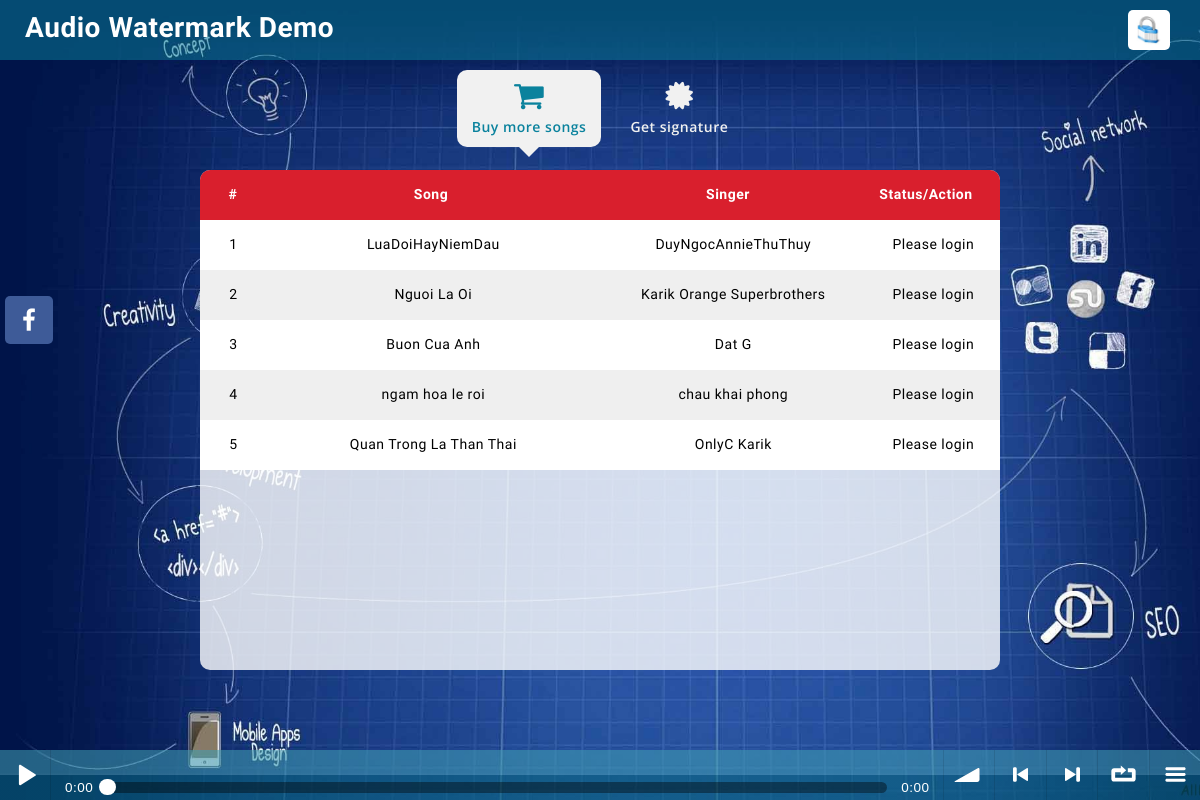
Before: / with the older database file.
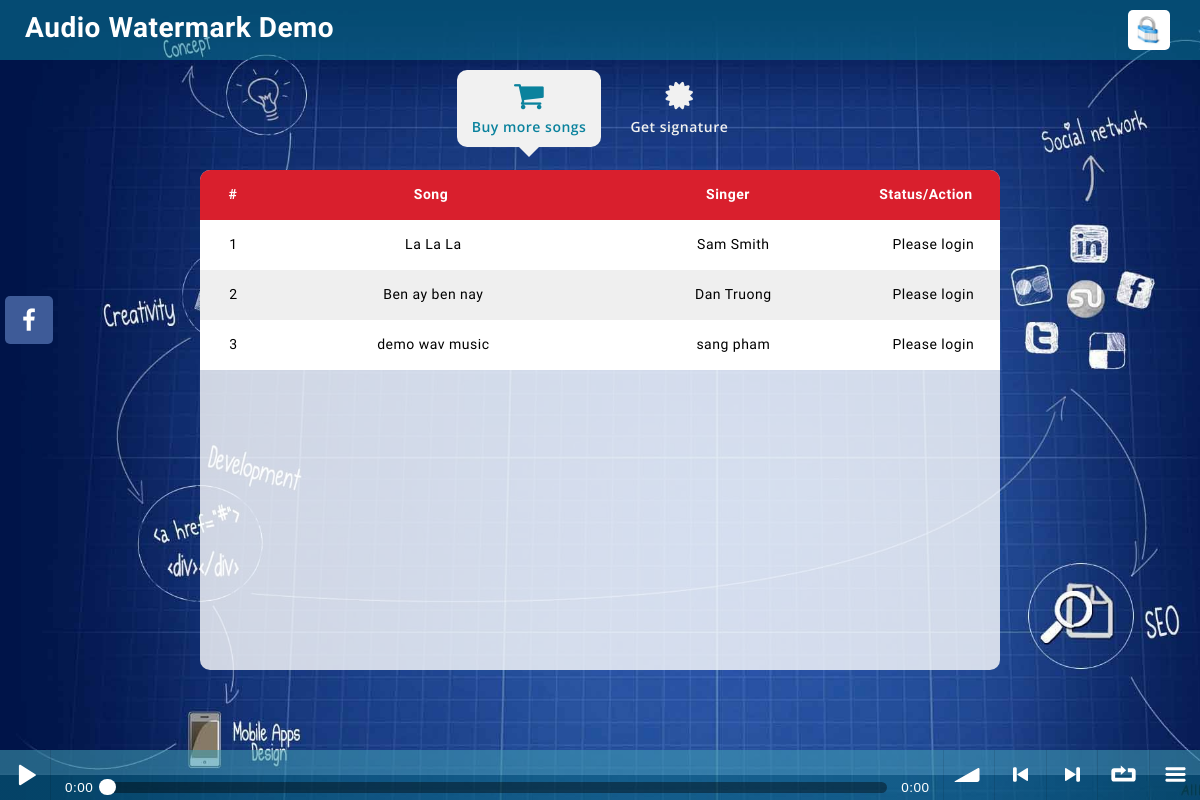
After: the same page with the newer database file.
### tables this page shows
CREATE TABLE `siteinfo` (
  `companyname` varchar(128) NOT NULL,
  `slogan` varchar(256) DEFAULT NULL,
  `seokeywords` varchar(128) DEFAULT NULL,
  `seodescription` varchar(256) DEFAULT NULL,
  `facebook` varchar(128) DEFAULT NULL,
  `logo` varchar(32) NOT NULL,
  `copyright` varchar(128) NOT NULL,
  `copyright_ln2` varchar(128) DEFAULT NULL
);

CREATE TABLE `multimedia` (
  `id` varchar(64) NOT NULL,
  `parentid` varchar(64) DEFAULT NULL,
  `song` varchar(256) DEFAULT NULL,
  `singer` varchar(128) DEFAULT NULL,
  `url` varchar(256) NOT NULL,
  `type` varchar(32) NOT NULL,
  `owner` varchar(32) NOT NULL
);

### index.php (the view, shortened to what this page needs)
<!DOCTYPE html>
<html>
	<?php
		include "connectdb.php";
		$qr = $conn->prepare("select siteinfo.companyname as companyname, siteinfo.slogan as slogan, siteinfo.seokeywords as seokeywords, siteinfo.seodescription as seodescription, siteinfo.facebook as facebook, multimedia.url as logo, siteinfo.copyright as copyright, siteinfo.copyright_ln2 as copyright_ln2 from siteinfo, multimedia where siteinfo.logo = multimedia.id limit 1;");
		$qr->execute();
		$rs_siteinfo = $qr->fetch();
		$qr = $conn->prepare("select id, song, singer from multimedia where type = 'music' and owner = 'administrator';");
		$qr->execute();
		$rs_allsongs = $qr->fetchAll();
	?>
	<head>
		<link rel="stylesheet" href="https://maxcdn.bootstrapcdn.com/bootstrap/3.3.7/css/bootstrap.min.css" />
		<link rel="stylesheet" href="https://cdnjs.cloudflare.com/ajax/libs/font-awesome/4.7.0/css/font-awesome.min.css" />
		<link rel="stylesheet" href="animate.css" />
		<link rel="stylesheet" href="soundmanager2/css/bar-ui.css">
		<link rel="stylesheet" href="style.css" />
	</head>
	<body>
		<section class="navbar">
		    <div class="container">
				<div class="navbar-header">
					<a class="navbar-brand navbar-brand-image" href="/audio" title="<?php echo ($rs_siteinfo['companyname']); ?>"><?php echo ($rs_siteinfo['companyname']); ?></a>
				</div>
				<?php
					if (isset($_SESSION['user'])){
						echo "<a id=\"goto-login\" href=\"logout.php\" title=\"Sign out\"><img src=\"picture/goto-login.png\"/></a>";
						echo "<p id=\"username\">Good day, " . $_SESSION['user'] . "!</p>";
					}
					else{
						echo "<a id=\"goto-login\" href=\"login.php\" title=\"Sign in\"><img src=\"picture/goto-login.png\"/></a>";
					}
				?>
		    </div>
		</section>
		<section class="mainbar">
		    <div class="container">
		      	<ul class="nav mainbar-list wow fadeInDown" data-wow-duration="0.5s">
		        	<li id="buy-more-song" class="active">
		          		<a class="highlight" href="#buymoresong" title="Buy more songs">
		            		<i class="fa fa-shopping-cart"></i> Buy more songs
		          		</a>
		       		</li>
		       		<li id="get-signature">
		          		<a href="#getsignature" title="Get signature">
		            		<i class="fa fa-certificate"></i> Get signature
		          		</a>
		       		</li>
		      </ul>
		    </div>
		</section>
		<div class="mycontent">
			<table class="songstable">
				<thead>
					<tr>
						<th class="col-xs-1">#</th>
						<th class="col-xs-5">Song</th>
						<th class="col-xs-4">Singer</th>
						<th class="col-xs-2">Status/Action</th>
					</tr>
				</thead>
				<tbody class="songstable_scrollbar">
					<?php
						$i = 1;
						foreach ($rs_allsongs as $key => $value) {
							echo "<tr class=\"" . ($i % 2 ? "odd" : "even") . "\">
									<td class=\"col-xs-1\">" . $i . "</td>
									<td class=\"col-xs-5\">" . $value['song'] . "</td>
									<td class=\"col-xs-4\">" . $value['singer'] . "</td>
									<td class=\"col-xs-2\">";
							if (isset($_SESSION['user'])){
								$qr = $conn->prepare("select id from multimedia where type = 'music' and owner = '" . $_SESSION['user'] .  "' and parentid = '" . $value['id'] . "' limit 1;");
								$qr->execute();
								$rs_isLicenced = $qr->fetch();
								if ($rs_isLicenced['id'] == ""){
									echo "<button id=\"" . $value['id'] . "\" class=\"btn btn-danger btn-mini btnbuysong\"><i class=\"fa fa-shopping-cart\"></i></button>";
								}
								else{
									echo "Licenced";
								}
							}
							else{
								echo "Please login";
							}
							echo "	</td>
								</tr>";
							$i++;
						}
					?>
				</tbody>
			</table>
		</div>
		<div class="sm2-bar-ui full-width fixed">
 			<div class="bd sm2-main-controls">
				<div class="sm2-inline-gradient"></div>
  				<div class="sm2-inline-element sm2-button-element">
					<div class="sm2-button-bd">
						<a href="#play" class="sm2-inline-button sm2-icon-play-pause">Play / pause</a>
					</div>
  				</div>
  				<div class="sm2-inline-element sm2-inline-status">
					<div class="sm2-playlist">
						<div class="sm2-playlist-target">
						</div>
					</div>
					<div class="sm2-progress">
						<div class="sm2-row">
							<div class="sm2-inline-time">0:00</div>
							<div class="sm2-progress-bd">
								<div class="sm2-progress-track">
									<div class="sm2-progress-ball"><div class="icon-overlay"></div></div>
								</div>
							</div>
							<div class="sm2-inline-duration">0:00</div>
						</div>
					</div>
				</div>
				<div class="sm2-inline-element sm2-button-element sm2-volume">
					<div class="sm2-button-bd">
						<a href="#volume" class="sm2-inline-button sm2-volume-control">volume</a>
					</div>
				</div>
				<div class="sm2-inline-element sm2-button-element">
					<div class="sm2-button-bd">
						<a href="#prev" title="Previous" class="sm2-inline-button sm2-icon-previous">&lt; previous</a>
					</div>
				</div>
				<div class="sm2-inline-element sm2-button-element">
					<div class="sm2-button-bd">
						<a href="#next" title="Next" class="sm2-inline-button sm2-icon-next">&gt; next</a>
					</div>
				</div>
				<div class="sm2-inline-element sm2-button-element">
					<div class="sm2-button-bd">
						<a href="#repeat" title="Repeat playlist" class="sm2-inline-button sm2-icon-repeat">&infin; repeat</a>
					</div>
				</div>
				<div class="sm2-inline-element sm2-button-element sm2-menu">
					<div class="sm2-button-bd">
						<a href="#menu" class="sm2-inline-button sm2-icon-menu">menu</a>
					</div>
				</div>
			</div>
		</div>
	  	<div class="social-bar">
		    <a target="_blank" href="<?php echo ($rs_siteinfo['facebook']); ?>" title="Visit my Facebook" class="social-bar-facebook"><i class="fa fa-facebook"></i></a>
	  	</div>
	</body>
</html>

### style.css (style rules this page uses)
html, body { height: 100%; font-family: 'Roboto Condensed', sans-serif; font-size:14px; color: #333; letter-spacing: 0.5px; }
body { background: url("picture/bg-body.jpg") fixed no-repeat; background-size: cover; }
a { text-decoration: none; }
.navbar { position: fixed; z-index: 1001; top: 0px; left: 0px; margin: 0px; width: 100%; height: 60px; min-height: 60px; background: rgba(10, 130, 157, 0.5); background-size: cover; background-repeat: none; border-radius: 0px; border: none; }
.navbar .container { height: 100%; }
.navbar-header { float: left; height: 100%; margin: 0px; padding: 0px; }
.navbar-brand { height: 100%; margin: 0px; margin-top: 18px; padding: 0px; padding-left: 10px; font-family: 'Oregano', cursive; font-size: 28px; font-weight: 600; color: #fff; white-space: nowrap; }
#goto-login { float: right; margin: 0px; margin-top: 10px; padding: 5px; background-color: #FFF; border-radius: 5px; overflow: hidden; }
#goto-login img { height: 30px; margin: 0px; margin-right: 2.5px; }
.mainbar { position: fixed; top: 60px; left: 0px; margin: 0px; padding: 0px; width: 100%; height: auto; text-align: center; }
.mainbar-list { padding: 10px; padding-bottom: 20px; }
.mainbar-list li { height: 100%; min-width: 100px; margin: 0px 5px; display: inline-block; }
.mainbar-list li a { display: block; font-family: 'Open Sans', Verdana, Helvetica, sans-serif; font-weight: 600; transition: all 0.1s ease; -webkit-transition: all 0.1s ease; -moz-transition: all 0.1s ease; -o-transition: all 0.1s ease; }
.mainbar-list li:not(.active) a { color: #f1f1f1; }
.mainbar-list li.active a { background-color: #f1f1f1; border-radius: 10px; color: #0a829d; }
.mainbar-list li.active a:after { position: absolute; top: 100%; left: 50%; margin-left: -10px; border-left: 10px solid transparent; border-right: 10px solid transparent; border-top: 10px solid transparent; border-top-color: #f1f1f1; content: ''; display: inline-block; }
.mainbar-list a i { display: block; margin-bottom: 5px; font-size: 32px; }
.highlight { -webkit-animation: colorchange 10s infinite alternate; }
.mycontent { position: fixed; z-index: 1001; top: 170px; left: 50%; transform: translateX(-50%) !important; width: 800px; height: 500px; background-color: rgba(255, 255, 255, 0.8); border-radius: 10px; overflow: hidden; }
.songstable { width: 100%; }
.songstable thead { width: 100%; }
.songstable tbody { width: 100%; height: 500px; overflow-y: scroll; }
.songstable thead tr { width: 99%; }
.songstable tr { width: 100%; }
.songstable thead, .songstable tbody, .songstable tr, .songstable td, .songstable th { display: inline-block; }
.songstable thead { background: #d91f2d; color: #fff; }
.songstable tbody td, .songstable thead > tr> th { float: left; border-bottom-width: 0; }
.songstable>tbody>tr>td, .songstable>tbody>tr>th, .songstable>tfoot>tr>td, .songstable>tfoot>tr>th, .songstable>thead>tr>td, .songstable>thead>tr>th { padding: 8px; height: 50px; text-align: center; line-height: 32px; }
.odd { background: #fff; color: #000; }
.even { background: #efefef; color: #000; }
.sm2-bar-ui { z-index: 1002 !important; font-size: 18px; }
.sm2-bar-ui .sm2-main-controls, .sm2-bar-ui .sm2-playlist-drawer { background-color: rgba(10, 130, 157, 0.5); }
.social-bar { position: fixed; z-index: 1002; left: 5px; top: 40%; transform: translateY(-50%); }
.social-bar a, .social-bar span { position: relative; width: 48px; height: 48px; margin-top: 5px; margin-bottom: 5px; padding: 0px; outline: none; border: none; border-radius: 5px; font-size: 24px; color: #fff; display: block; transition: all 0.1s ease; -webkit-transition: all 0.1s ease; -moz-transition: all 0.1s ease; -o-transition: all 0.1s ease; }
.social-bar a .fa, .social-bar span .fa { position: absolute; top: 50%; left: 50%; transform: translate(-50%, -50%) !important; }
.social-bar-facebook { background: #3e5b98; }

Changed rows visible on the page:
removed multimedia: song "LuaDoiHayNiemDau", singer "DuyNgocAnnieThuThuy"
removed multimedia: song "Nguoi La Oi", singer "Karik Orange Superbrothers"
removed multimedia: song "Buon Cua Anh", singer "Dat G"
removed multimedia: song "ngam hoa le roi", singer "chau khai phong"
removed multimedia: song "Quan Trong La Than Thai", singer "OnlyC Karik"
added multimedia: song "La La La", singer "Sam Smith"
added multimedia: song "Ben ay ben nay", singer "Dan Truong"
added multimedia: song "demo wav music", singer "sang pham"
